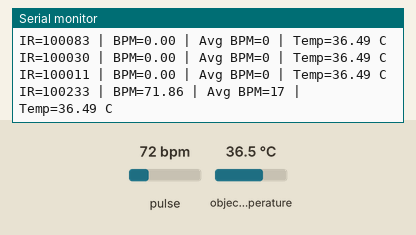
Simulated run of this sketch. Board: ESP32-C3. Shown: the last lines printed to the serial monitor. The inputs (shaded band) are chosen by the test bench; at power-on: pulse 72 bpm, object temperature 36.5 °C.

Above: at 1.2 s.
1.3 s: pulse set to 42 bpm
At 1.4 s:
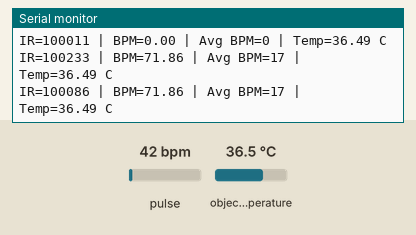
2.8 s: object temperature set to 20 °C
At 2.84 s:
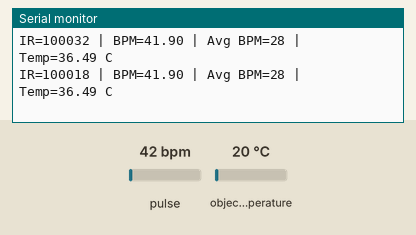
4.3 s: pulse set to 70 bpm
At 4.49 s:
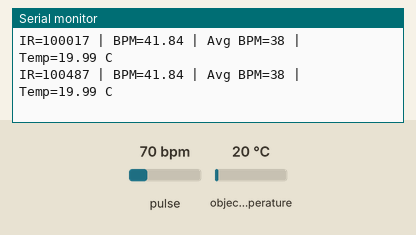
Timing chart, 0 to 7.3 s (numbered marks = the images above; inputs shaded):
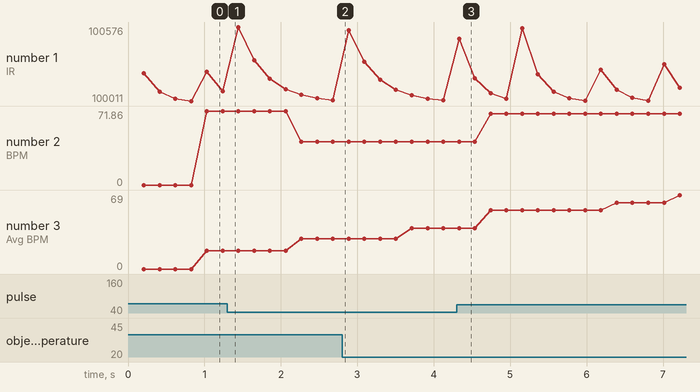

The sketch:

Implementation_without_connection.ino
```cpp
#include <Wire.h>
#include "temp_sensor.h"
#include "heart_sensor.h"

unsigned long lastTempRequest = 0;
const long tempInterval = 200;

void setup() {
  Serial.begin(115200);

  Wire.begin(8, 9);
  Wire.setClock(100000);

  initTempSensor();
  initHeartSensor();
}

void loop() {

  // High-frequency heart update
  long irValue = updateHeartRate();

  // Timed printing
  if (millis() - lastTempRequest > tempInterval) {

    float objectTemp = readTemperature();

    // Heart rate output
    if (irValue < 50000) {
      Serial.print("IR=");
      Serial.print(irValue);
      Serial.print(" | [ No finger ]");
    } else {
      Serial.print("IR=");
      Serial.print(irValue);
      Serial.print(" | BPM=");
      Serial.print(getBPM());
      Serial.print(" | Avg BPM=");
      Serial.print(getAvgBPM());
    }

    // Temperature output
    Serial.print(" | Temp=");
    if (isnan(objectTemp)) {
      Serial.println(" Error");
    } else {
      Serial.print(objectTemp);
      Serial.println(" C");
    }

    lastTempRequest = millis();
  }
}
```

heart_sensor.h
```cpp
#ifndef OTHER_SENSOR_H
#define OTHER_SENSOR_H

#include <Wire.h>
#include "MAX30105.h"
#include "heartRate.h"

MAX30105 particleSensor;

const byte RATE_SIZE = 4;
byte rates[RATE_SIZE];
byte rateSpot = 0;
long lastBeat = 0;
float beatsPerMinute = 0;
int beatAvg = 0;

bool initHeartSensor() {
  if (!particleSensor.begin(Wire, I2C_SPEED_STANDARD)) {
    Serial.println("MAX30102 not found");
    return false;
  }

  particleSensor.setup();
  particleSensor.setPulseAmplitudeRed(0x0A);
  particleSensor.setPulseAmplitudeGreen(0);

  return true;
}

long updateHeartRate() {
  long irValue = particleSensor.getIR();

  if (checkForBeat(irValue)) {
    long delta = millis() - lastBeat;
    lastBeat = millis();
    beatsPerMinute = 60 / (delta / 1000.0);

    if (beatsPerMinute > 20 && beatsPerMinute < 255) {
      rates[rateSpot++] = (byte)beatsPerMinute;
      rateSpot %= RATE_SIZE;

      beatAvg = 0;
      for (byte x = 0; x < RATE_SIZE; x++)
        beatAvg += rates[x];

      beatAvg /= RATE_SIZE;
    }
  }

  return irValue;
}

float getBPM() {
  return beatsPerMinute;
}

int getAvgBPM() {
  return beatAvg;
}

#endif
```

temp_sensor.h
```cpp
#ifndef TEMP_SENSOR_H
#define TEMP_SENSOR_H

#include <Adafruit_MLX90614.h>

Adafruit_MLX90614 mlx = Adafruit_MLX90614();

bool initTempSensor() {
  if (!mlx.begin()) {
    Serial.println("MLX90614 not found");
    return false;
  }
  return true;
}

float readTemperature() {
  return mlx.readObjectTempC();
}

#endif
```

Measured:
- after the input at 4.3 s, the serial monitor: prints a new line at once (image 3)
- plotted number 1: 100086 → 100018 after the input at 1.3 s, 100017 → 100034 after the input at 4.3 s
- plotted number 2: 71.86 → 41.9 after the input at 1.3 s, 41.84 → 69.28 after the input at 4.3 s
- plotted number 3: 17 → 28 after the input at 1.3 s, 38 → 69 after the input at 4.3 s
